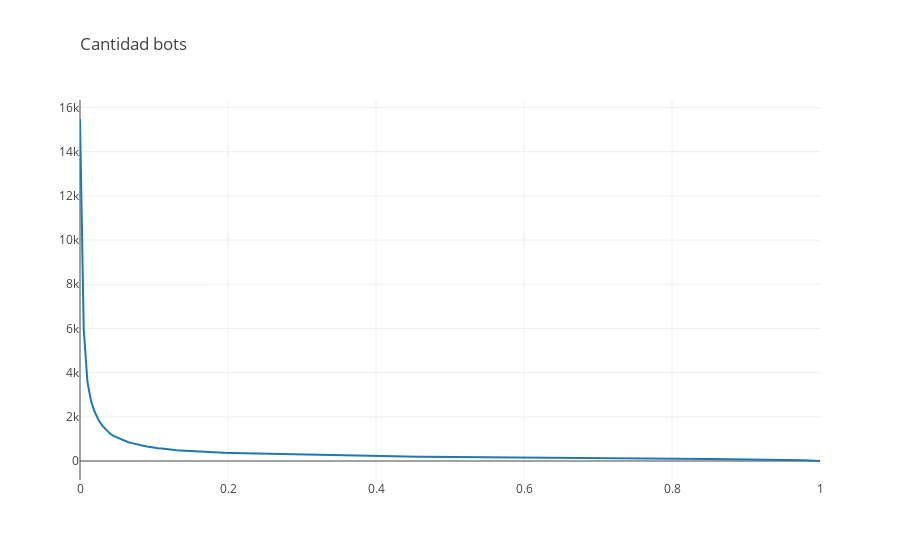

The cell this chart's notebook holds for it:
### Code cell
yval = []
xval = np.linspace(0,1, 200)
for i in xval:
    cantUsuarios = len(usuarios_prob[usuarios_prob['Prob_Bot']>i])
    yval.append(cantUsuarios)
trace1 = go.Scatter(
    name='Inscriptos',
    x=xval,
    y=yval,
#     line={
#         'shape': 'spline',
#         'smoothing': 0.7,
#     }
)
layout = go.Layout(
    title=go.layout.Title(
        text='Cantidad bots',
        xref='paper',
        x=0
    ),
)
fig = go.Figure(data=[trace1], layout=layout)
print(len(usuarios_prob))
iplot(fig)

### Figure 1 — Plotly figure (JSON) as saved in the notebook; plotly's stock layout.template omitted (floating-point values rounded to 4 significant figures; data arrays with more than 128 entries replaced by an {"elided": "..."} marker saying what was removed)
{"data": [{"name": "Inscriptos", "type": "scatter", "uid": "2977d376-0d50-42ec-b73e-40e77fc51cd6", "x": {"elided": "200 float values"}, "y": {"elided": "200 int values"}}], "layout": {"title": {"text": "Cantidad bots", "x": 0, "xref": "paper"}}}
